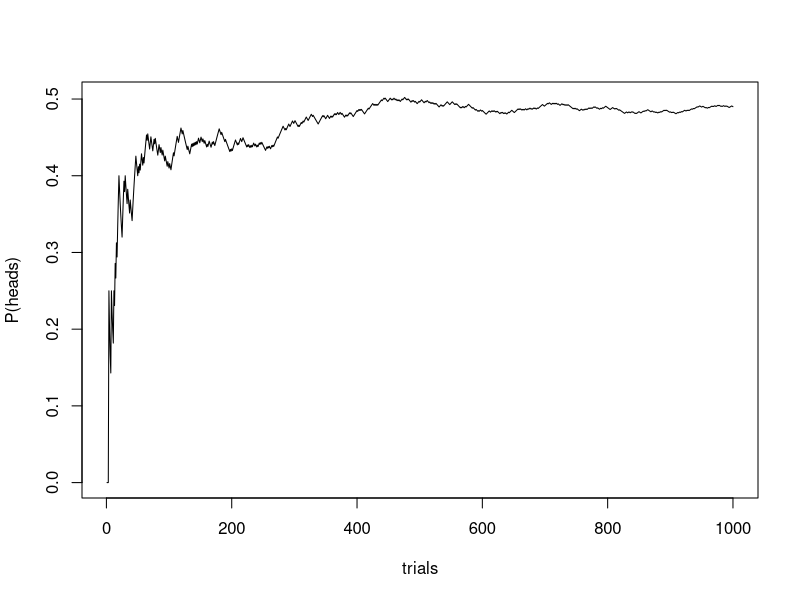

The R script that drew this image:
heads<-0
ntrials <-1000
pro <- vector(mode="integer", length=ntrials)
trials <- (1:ntrials)
ran <- runif(ntrials,0,1)
for(i in 1:ntrials){
if(ran[i] <0.5)
	heads=heads+1
pro[i]=heads/i
}

plot(trials,pro,type="l",ylab="P(heads)")

